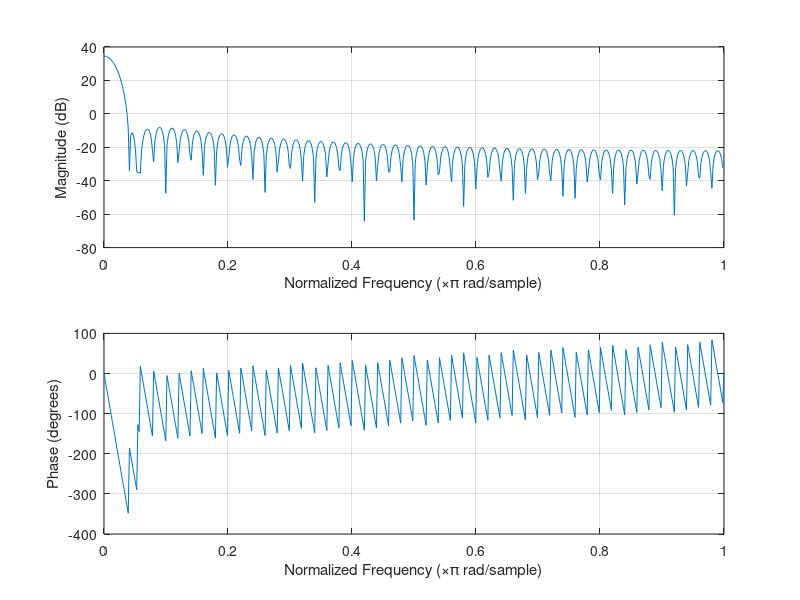

This chart was generated by the following MATLAB code: (Note: this script raises an error after producing the figure.)
pkg load signal;


time=1;                     % length of time
Ts=1/10000;                 % time interval between samples
x=randn(1,time/Ts);         % Ts points of noise for time seconds
M=100
rp=hamming(M); 



y=filter(fliplr(rp),1,x);  

freqz(rp)

plotspec(y,Ts)              % call plotspec to draw spectrum